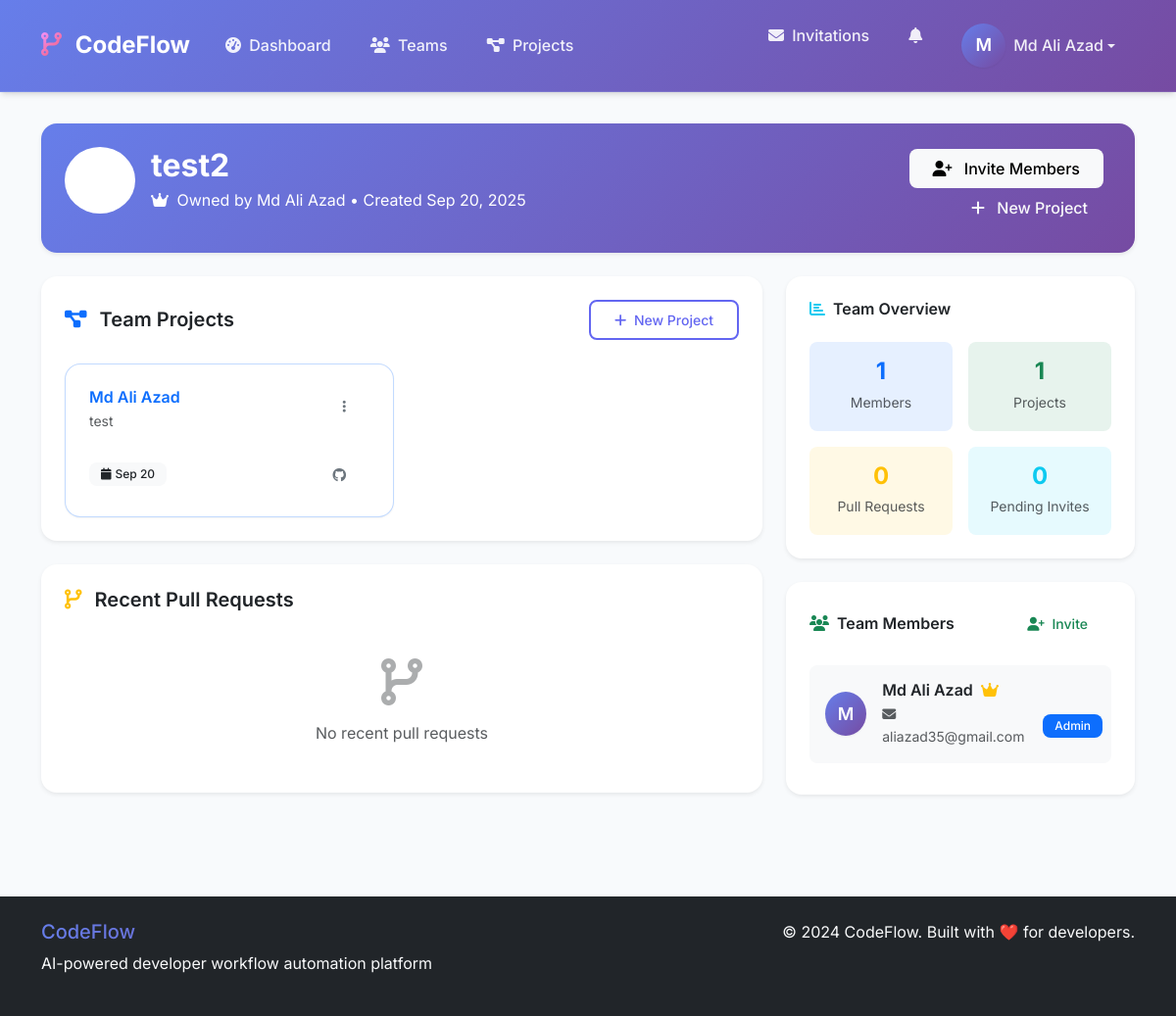
/teams/3/ (signed in), run on an earlier commit of the app's database.
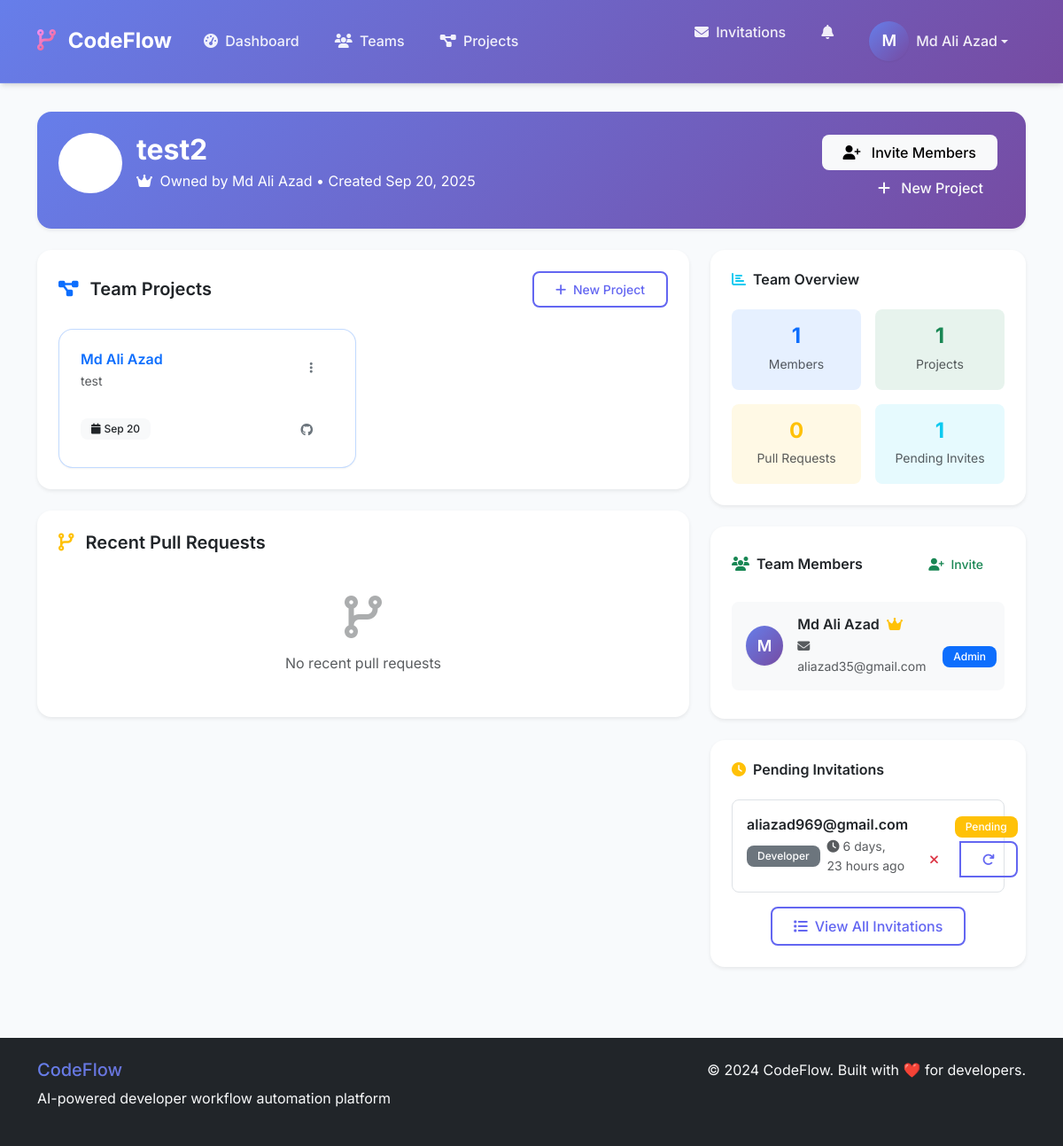
And on a later commit of the database.
### core/models.py (models this page shows, shortened)
class Project(models.Model):
    team = models.ForeignKey(Team, on_delete=models.CASCADE)
    name = models.CharField(max_length=200)
    repo_url = models.URLField(blank=True, null=True, help_text="GitHub repository URL")
    description = models.TextField()
    created_at = models.DateTimeField(auto_now_add=True)

class Membership(models.Model):
    ROLE_CHOICES = [
        ('Admin', 'Admin'),
        ('Developer', 'Developer'),
        ('Viewer', 'Viewer'),
    ]
    user = models.ForeignKey(User, on_delete=models.CASCADE)
    team = models.ForeignKey(Team, on_delete=models.CASCADE)
    role = models.CharField(max_length=20, choices=ROLE_CHOICES)
    created_at = models.DateTimeField(auto_now_add=True)
    class Meta:
        unique_together = ('user', 'team')

class User(AbstractUser):
    email = models.EmailField(unique=True)

class TeamInvitation(models.Model):
    STATUS_CHOICES = [
        ('pending', 'Pending'),
        ('accepted', 'Accepted'),
        ('declined', 'Declined'),
        ('expired', 'Expired'),
    ]
    team = models.ForeignKey(Team, on_delete=models.CASCADE, related_name='invitations')
    invited_by = models.ForeignKey(User, on_delete=models.CASCADE, related_name='sent_invitations')
    invited_user = models.ForeignKey(User, on_delete=models.CASCADE, null=True, blank=True, related_name='received_invitations')
    email = models.EmailField()
    role = models.CharField(max_length=20, choices=Membership.ROLE_CHOICES, default='Developer')
    status = models.CharField(max_length=20, choices=STATUS_CHOICES, default='pending')
    token = models.UUIDField(default=uuid.uuid4, unique=True)
    expires_at = models.DateTimeField()
    created_at = models.DateTimeField(auto_now_add=True)
    class Meta:
        unique_together = ('team', 'email', 'status')
        indexes = [
            models.Index(fields=['token']),
            models.Index(fields=['email', 'status']),
            models.Index(fields=['expires_at']),
        ]

### core/views.py (the view)
# urls.py: path('teams/<int:team_id>/', views.team_detail_view, name='team_detail'),
@login_required
@require_team_membership
def team_detail_view(request, team_id, team=None):
    team_members = Membership.objects.filter(team=team).select_related('user')
    team_projects = TeamPermissions.filter_team_projects(request.user, team).order_by('-created_at')
    recent_prs = PullRequest.objects.filter(
        project__in=team_projects
    ).order_by('-created_at')[:10]
    team_invitations = []
    if TeamPermissions.can_invite_members(request.user, team):
        team_invitations = TeamInvitation.objects.filter(
            team=team
        ).select_related('invited_user', 'invited_by').order_by('-created_at')[:10]
    stats = {
        'total_members': team_members.count(),
        'total_projects': team_projects.count(),
        'total_prs': PullRequest.objects.filter(project__in=team_projects).count(),
        'open_prs': PullRequest.objects.filter(project__in=team_projects, status='open').count(),
        'pending_invitations': len(team_invitations),
    }
    user_permissions = {
        'can_invite_members': TeamPermissions.can_invite_members(request.user, team),
        'can_manage_members': TeamPermissions.can_manage_members(request.user, team),
        'can_manage_projects': TeamPermissions.can_manage_projects(request.user, team),
        'can_create_tasks': TeamPermissions.can_create_tasks(request.user, team),
        'user_role': TeamPermissions.get_user_role(request.user, team),
        'is_owner': team.owner == request.user,
    }
    return render(request, 'team_detail.html', {
        'team': team,
        'team_members': team_members,
        'team_projects': team_projects,
        'recent_prs': recent_prs,
        'team_invitations': team_invitations,
        'stats': stats,
        'user_permissions': user_permissions,
    })

### core/services.py (called while the page is built, shortened)
def require_team_membership(view_func):
    @wraps(view_func)
    def wrapper(request, *args, **kwargs):
        team_id = kwargs.get('team_id') or kwargs.get('pk')
        if not team_id and args:
            team_id = args[0]
        if not team_id:
            raise Http404("Team not found")
        team = get_object_or_404(Team, id=team_id)
        if not TeamPermissions.is_team_member(request.user, team):
            raise PermissionDenied(f"You must be a member of team '{team.name}' to access this page.")
        kwargs['team'] = team
        return view_func(request, *args, **kwargs)
    return wrapper

    @staticmethod
    def has_permission(user, team, permission):
        if team.owner == user:
            return True

    @staticmethod
    def get_user_role(user, team):
        if team.owner == user:
            return 'Admin'
        try:
            membership = Membership.objects.get(user=user, team=team)
            return membership.role
        except Membership.DoesNotExist:
            return None

    @staticmethod
    def can_invite_members(user, team):
        return TeamPermissions.has_permission(user, team, 'invite_members')

### core/templates/team_detail.html (shortened to what the changed rows need)
{% extends 'base.html' %}
{% block content %}
<div class="row mb-4">
    <div class="col-12">
        <div class="card border-0 shadow-sm" style="background: var(--gradient-primary); color: white;">
            <div class="card-body p-4">
                <div class="row align-items-center">
                    <div class="col-md-8">
                        <div class="d-flex align-items-center mb-3">
                            <div>
                                <h2 class="fw-bold mb-1">{{ team.name }}</h2>
                            </div>
                        </div>
                    </div>
                </div>
            </div>
        </div>
    </div>
</div>
<div class="row g-4">
    <div class="col-lg-8">
        <div class="card border-0 shadow-sm mb-4">
            <div class="card-body">
                {% if team_projects %}
                    <div class="row g-3">
                        {% for project in team_projects %}
                        <div class="col-md-6">
                            <div class="card border border-primary border-opacity-25 h-100 hover-lift">
                                <div class="card-body">
                                    <div class="d-flex align-items-start justify-content-between mb-3">
                                        <div class="flex-grow-1">
                                            <h6 class="fw-semibold mb-1">
                                                <a href="{% url 'project_detail' project.id %}" class="text-decoration-none">
                                                    {{ project.name }}
                                                </a>
                                            </h6>
                                            <p class="text-muted small mb-2">{{ project.description|truncatewords:12 }}</p>
                                        </div>
                                        <div class="dropdown">
                                            <button class="btn btn-sm btn-outline-secondary" data-bs-toggle="dropdown">
                                                <i class="fas fa-ellipsis-v"></i>
                                            </button>
                                        </div>
                                    </div>
                                    <div class="d-flex justify-content-between align-items-center">
                                        <div class="d-flex align-items-center">
                                            <span class="badge bg-light text-dark">
                                                <i class="fas fa-calendar me-1"></i>{{ project.created_at|date:"M d" }}
                                            </span>
                                        </div>
                                        {% if project.repo_url %}
                                            <a href="{{ project.repo_url }}" class="btn btn-sm btn-outline-secondary" target="_blank">
                                                <i class="fab fa-github"></i>
                                            </a>
                                        {% endif %}
                                    </div>
                                </div>
                            </div>
                        </div>
                        {% endfor %}
                    </div>
                {% endif %}
            </div>
        </div>
    </div>
    <div class="col-lg-4">
        <div class="card border-0 shadow-sm mb-4">
            <div class="card-body">
                <div class="row g-3 text-center">
                    <div class="col-6">
                        <div class="bg-info bg-opacity-10 rounded-3 p-3">
                            <h4 class="text-info fw-bold mb-1">{{ stats.pending_invitations }}</h4>
                            <small class="text-muted">Pending Invites</small>
                        </div>
                    </div>
                </div>
            </div>
        </div>
        <div class="card border-0 shadow-sm mb-4">
            <div class="card-body">
                {% for member in team_members %}
                <div class="d-flex align-items-center justify-content-between p-3 mb-2 bg-light rounded-3">
                    <div class="d-flex align-items-center flex-grow-1">
                        <div class="avatar-circle me-3">
                            {{ member.user.first_name.0|default:member.user.username.0|upper }}
                        </div>
                        <div class="flex-grow-1">
                            <h6 class="mb-1 fw-semibold">
                                {{ member.user.get_full_name|default:member.user.username }}
                                {% if member.user == team.owner %}
                                    <i class="fas fa-crown text-warning ms-1" title="Team Owner"></i>
                                {% endif %}
                            </h6>
                            <div class="d-flex align-items-center">
                                <small class="text-muted me-3">
                                    <i class="fas fa-envelope me-1"></i>{{ member.user.email }}
                                </small>
                                <span class="badge {% if member.role == 'Admin' %}bg-primary{% elif member.role == 'Developer' %}bg-success{% else %}bg-info{% endif %}">
                                    {{ member.role }}
                                </span>
                            </div>
                        </div>
                    </div>
                </div>
                {% endfor %}
            </div>
        </div>
        {% if user_permissions.can_invite_members and team_invitations %}
        <div class="card border-0 shadow-sm">
            <div class="card-header bg-transparent border-0 pb-0">
                <h6 class="fw-semibold mb-0">
                    <i class="fas fa-clock text-warning me-2"></i>Pending Invitations
                </h6>
            </div>
            <div class="card-body">
                {% for invitation in team_invitations %}
                <div class="d-flex align-items-center justify-content-between p-3 mb-2 border rounded-3">
                    <div class="flex-grow-1">
                        <h6 class="mb-1 fw-semibold">{{ invitation.email }}</h6>
                        <div class="d-flex align-items-center">
                            <span class="badge bg-secondary me-2">{{ invitation.role }}</span>
                            <small class="text-muted">
                                <i class="fas fa-clock me-1"></i>{{ invitation.created_at|timesince }} ago
                            </small>
                        </div>
                    </div>
                    <div class="text-end">
                        <span class="badge bg-warning mb-1">{{ invitation.get_status_display }}</span>
                        <div class="btn-group btn-group-sm">
                            <button class="btn btn-outline-danger btn-sm" onclick="cancelInvitation('{{ invitation.token }}')">
                                <i class="fas fa-times"></i>
                            </button>
                            <button class="btn btn-outline-primary btn-sm" onclick="resendInvitation('{{ invitation.token }}')">
                                <i class="fas fa-redo"></i>
                            </button>
                        </div>
                    </div>
                </div>
                {% endfor %}
                <div class="text-center mt-3">
                    <a href="{% url 'invitation_list' %}" class="btn btn-outline-primary">
                        <i class="fas fa-list me-2"></i>View All Invitations
                    </a>
                </div>
            </div>
        </div>
        {% endif %}
    </div>
</div>
{% endblock %}

What changed in the data, as far as the page shows it:
added TeamInvitation: email "aliazad969@gmail.com", role "Developer", created_at "6 days, 23 hours", status "Pending"
Also different on the page:
{{ stats.pending_invitations }}: "0" → "1"
text now shown: "Pending Invitations View All Invitations"
